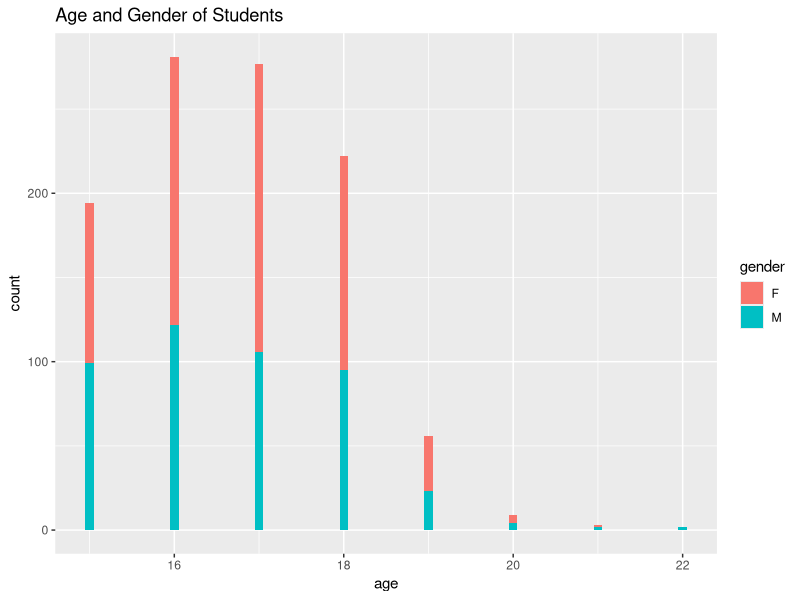
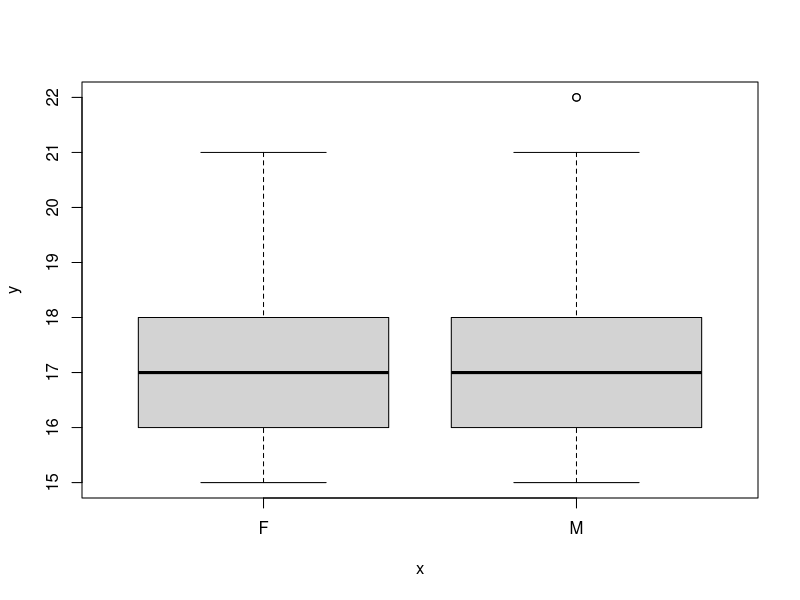
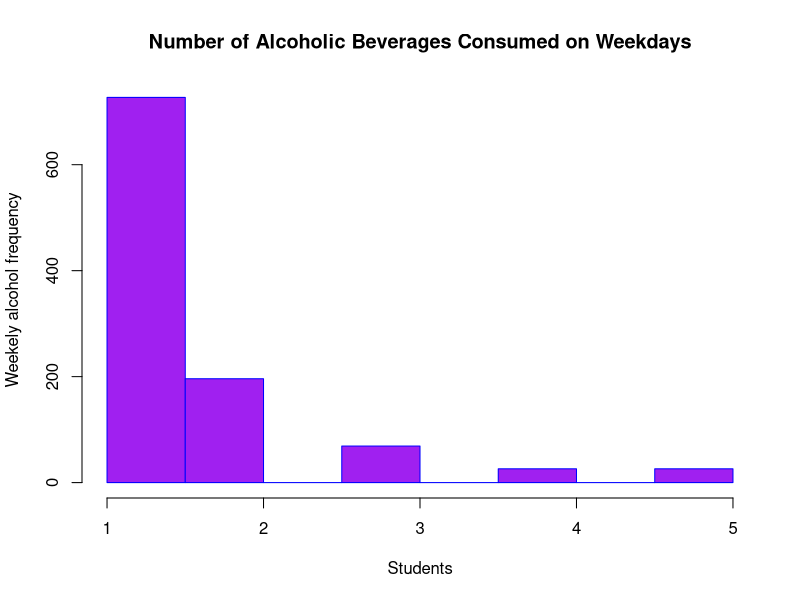
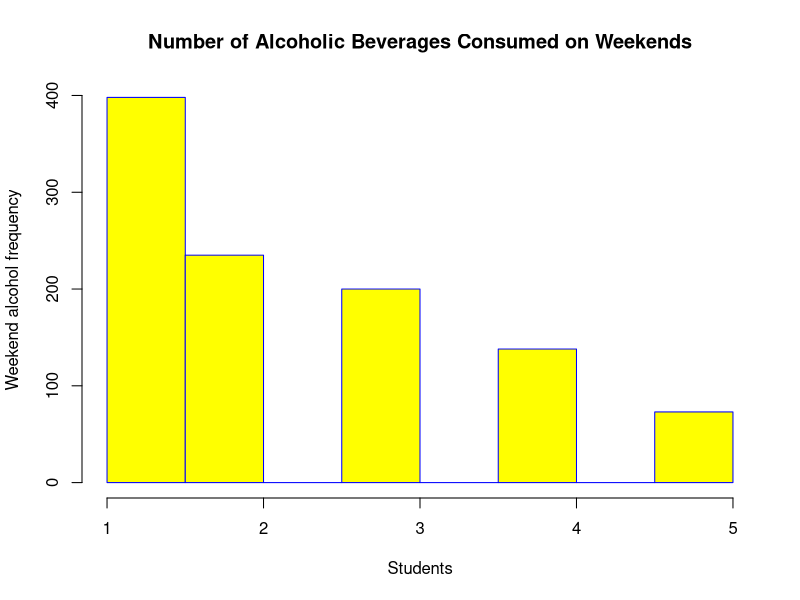
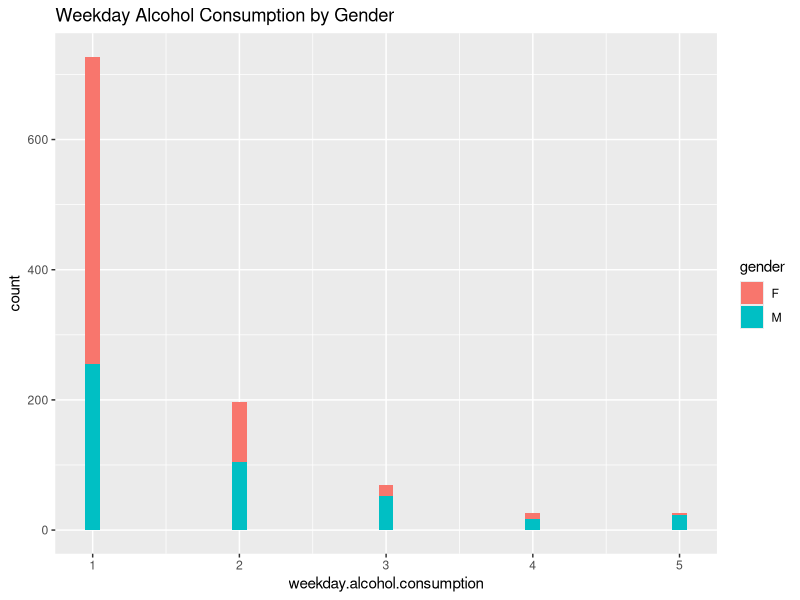
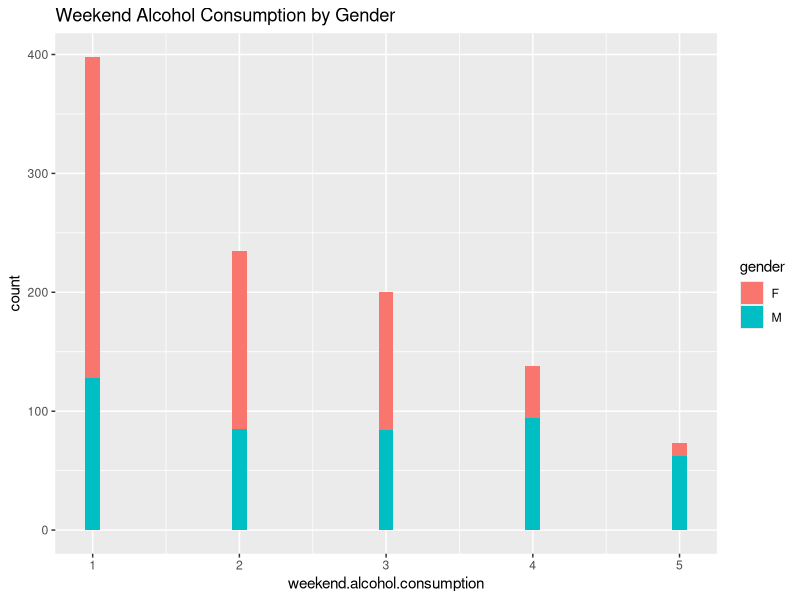
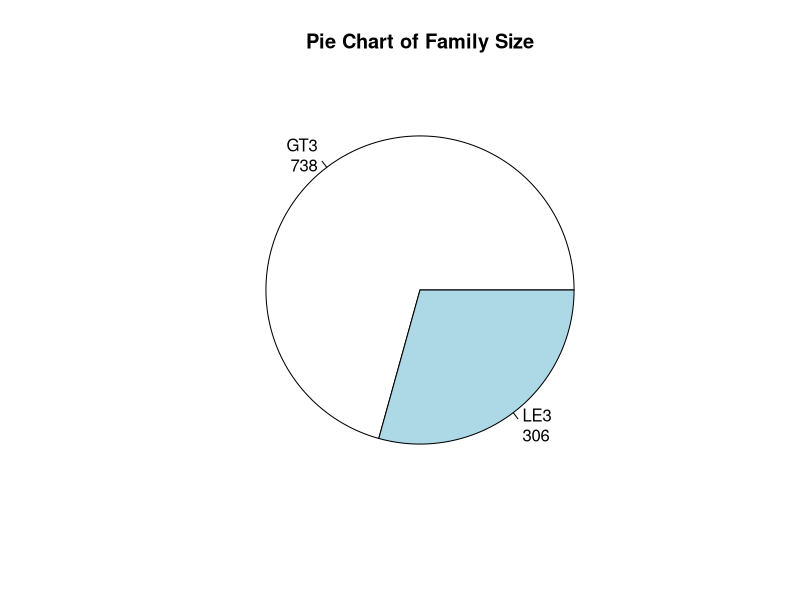
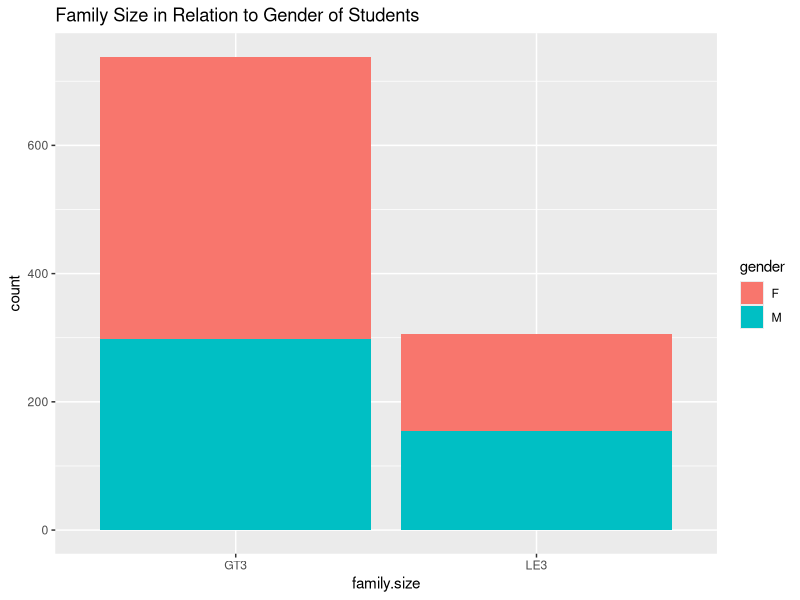

Source code (R) for these figures, in order:
## ---- chunk 1
knitr::opts_chunk$set(echo = TRUE)
## ---- chunk 2
# Please install packages if not in library  
library(ggplot2)
library(plyr)
library(grid)
library(gridExtra)
library(dplyr)
library(skimr)
library(tidyr)
## ---- chunk 3
# Read student-mat.csv, student-por.csv store it in dataframe and merge them into single dataframe
mat_students = read.csv("student-mat.csv")
por_students = read.csv("student-por.csv")

# Merge math and Portuguese class together into one data-frame
mat_por_students = rbind(mat_students, por_students)
## ---- chunk 4
# Check and omit missing data and omit them
if (sum(is.na(mat_por_students)) != 0) {
  mat_por_students <- na.omit(mat_por_students)
}
sum(is.na(mat_por_students))
## ---- chunk 5
dim(mat_por_students) # dim gives dimensions of object 
## ---- chunk 6
summary(mat_por_students)
## ---- chunk 7
skim(mat_por_students) # Skim is an alternative to summary, which provides a broad view of the dataframe.
## ---- chunk 8
str(mat_por_students)
## ---- chunk 9
mean(mat_por_students$weekday.alcohol.consumption)
## ---- chunk 10
mean(mat_por_students$weekend.alcohol.consumption)
## ---- chunk 11
summary(mat_por_students$weekday.alcohol.consumption)
## ---- chunk 12
summary(mat_por_students$weekend.alcohol.consumption)
## ---- chunk 13
head(mat_por_students)
## ---- chunk 14
tail(mat_por_students)
## ---- chunk 15
table(mat_por_students$gender)
## ---- chunk 16
ggplot(aes(x =age, fill=gender) , data = mat_por_students) + geom_histogram(binwidth=.1)+ ggtitle("Age and Gender of Students")
## ---- chunk 17
gender <- as.factor(mat_por_students$gender)
## ---- chunk 18
plot(gender,mat_por_students$age)
## ---- chunk 19
table(mat_por_students$weekday.alcohol.consumption)
## ---- chunk 20
prop.table(table(mat_por_students$weekday.alcohol.consumption))
## ---- chunk 21
hist(mat_por_students$weekday.alcohol.consumption, main="Number of Alcoholic Beverages Consumed on Weekdays",xlab="Students", border="blue", col="purple",ylab="Weekely alcohol frequency")
## ---- chunk 22
table(mat_por_students$weekend.alcohol.consumption)
## ---- chunk 23
prop.table(table(mat_por_students$weekend.alcohol.consumption))
## ---- chunk 24
hist(mat_por_students$weekend.alcohol.consumption, main="Number of Alcoholic Beverages Consumed on Weekends",xlab="Students", border="blue", col="yellow",ylab="Weekend alcohol frequency")
## ---- chunk 25
table(mat_por_students$weekday.alcohol.consumption,mat_por_students$gender)
## ---- chunk 26
table(mat_por_students$weekend.alcohol.consumption,mat_por_students$gender)
## ---- chunk 27
ggplot(aes(x =weekday.alcohol.consumption, fill=gender) , data = mat_por_students) + geom_histogram(binwidth=.1)+ ggtitle("Weekday Alcohol Consumption by Gender")
## ---- chunk 28
ggplot(aes(x =weekend.alcohol.consumption, fill=gender) , data = mat_por_students) + geom_histogram(binwidth=.1)+ ggtitle("Weekend Alcohol Consumption by Gender")
## ---- chunk 29
table(mat_por_students$age,mat_por_students$family.size)
## ---- chunk 30
familytable <- table(mat_por_students$family.size)
lbls <- paste(names(familytable), "\n", familytable, sep="")
pie(familytable, labels = lbls, 
   main="Pie Chart of Family Size")
## ---- chunk 31
ggplot(aes(x = family.size), data = mat_por_students) + geom_bar(aes(fill=gender))+ ggtitle("Family Size in Relation to Gender of Students")
## ---- chunk 32
ggplot(aes(x = quality.of.family.relationships) , data = mat_por_students) + geom_bar(aes(fill=gender)) + facet_wrap(~ parents.cohabitation.status)+ ggtitle("Parents Cohabitation Status and Gender")
## ---- chunk 33
ggplot(aes(x=studytime,fill=parents.cohabitation.status),data= mat_por_students) +geom_bar() +xlab('Weekly Study Time')+ scale_fill_manual(values=c( "#E69F00", "#56B4E9"))+ggtitle("Weekly Study Time and Parents Cohabitation Status")
## ---- chunk 34
table(mat_por_students$gender,mat_por_students$studytime)
## ---- chunk 35
table(mat_por_students$extra.curricular.activities,mat_por_students$gender)
## ---- chunk 36
ggplot(aes(x = final.grade), data = mat_por_students) + geom_bar(aes(fill=extra.curricular.activities))+ggtitle("Final Grade and Participation in Extra Curricular Activities")
## ---- chunk 37
table(mat_por_students$higher.education,mat_por_students$gender)
## ---- chunk 38
ggplot(aes(x = studytime), data =mat_por_students) +
  geom_histogram(aes(fill=gender), binwidth=0.1) + 
  facet_wrap(higher.education ~ address)+ ggtitle("Study Time and Higher Education by Urban/Rural Area")
## ---- chunk 39
ggplot(data=mat_por_students,aes(x=higher.education, y=final.grade))+ geom_boxplot() + facet_grid(~gender) + ggtitle("Higher education vs final grade of students")
## ---- chunk 40
mean(mat_por_students$past.class.failures)
## ---- chunk 41
# Total alcohol consumption  = combine weekday and weekend alcohol consumption of the students.
mat_por_students$total_alcohol_consumption = rowSums(cbind(mat_por_students$weekday.alcohol.consumption,mat_por_students$weekend.alcohol.consumption))
mean(mat_por_students$total_alcohol_consumption)
## ---- chunk 42
cov(mat_por_students$total_alcohol_consumption,mat_por_students$past.class.failures)
## ---- chunk 43
# Converting factor variable to categorical variable.
failures = factor(mat_por_students$past.class.failures,labels=c('Never Failed','Failed once',' failed twice','Failed Thrice')) 
boxplot(total_alcohol_consumption ~ failures,summary,data=mat_por_students)
## ---- chunk 44
cor(mat_por_students$final.grade, mat_por_students$weekday.alcohol.consumption)
## ---- chunk 45
cor(mat_por_students$final.grade, mat_por_students$weekend.alcohol.consumption)
## ---- chunk 46
mat_por_students%>%
  group_by(gender)%>%
  ggplot(aes(x=factor(health.status), y=school.absences, color=gender))+
  geom_smooth(aes(group=gender), method="lm", se=FALSE)
## ---- chunk 47
mean(mat_por_students$total_alcohol_consumption)
## ---- chunk 48
weekday_alcohol_consumption_vs_famrel = ggplot(mat_por_students, aes(x=weekday.alcohol.consumption)) +
  geom_density(aes(color=as.factor(quality.of.family.relationships))) +
  ggtitle("Distribution of Students' Weekly Alchohol Consumption Level by Quality Family Relationship")

weekend_alcohol_consumption_vs_famrel = ggplot(mat_por_students, aes(x=weekend.alcohol.consumption)) +
  geom_density(aes(color=as.factor(quality.of.family.relationships))) +
  ggtitle("Distribution of Students' Weekend Alchohol Consumption Level by Quality Family Relationship")

grid.arrange(weekday_alcohol_consumption_vs_famrel, weekend_alcohol_consumption_vs_famrel)

## ---- chunk 49
 weekday_alcohol_consumption_vs_address<-mat_por_students %>% 
  group_by(address)%>%
  ggplot(aes(x=factor(weekday.alcohol.consumption), y= final.grade,color=factor(weekday.alcohol.consumption)))+
           geom_jitter(alpha=0.6)+
    scale_x_discrete("Weekday Alcohol Consumption")+
    scale_y_continuous("Grade")+
    facet_grid(~address)+ ggtitle("Consumption of Alcohol based on Geographical Location")
 weekend_alcohol_consumption_vs_address<-mat_por_students %>% 
   group_by(address)%>%
   ggplot(aes(x=factor(weekend.alcohol.consumption), y= final.grade,color=factor(weekend.alcohol.consumption)))+
           geom_jitter(alpha=0.6)+
    scale_x_discrete("Weekend Alcohol Consumption")+
    scale_y_continuous("Grade")+
    facet_grid(~address)

grid.arrange(weekday_alcohol_consumption_vs_address,weekend_alcohol_consumption_vs_address)
## ---- chunk 50
# Convert age factor to numeric
age = mat_por_students$age
ageI = as.numeric(age)

# Weekday alcohol consumption level vs Age
hist(ageI, main = "Alcohol Consumption on Weekdays", xlab = "age", ylab="weekday.alcohol.consumption",border="brown", col="red")
## ---- chunk 51
hist_weekend_alchol_consumption_vs_age = hist(ageI, main = "Alcohol Consumption on Weekends", xlab = "age", ylab="weekend.alcohol.consumption",border="brown", col="pink")
## ---- chunk 52
ggplot(mat_por_students, aes(x=total_alcohol_consumption, y=past.class.failures, color=gender))+
  geom_jitter(alpha=0.9)+ theme_bw()+ xlab("Total alcohol consumption")+
  ylab("Past Failure rate on a scale of 5")+
  ggtitle("Total alcohol consumption vs past failure rate")
## ---- chunk 53
# Parents average education level w.r.t student alcohol consumption rate
mat_por_students$parents_education = rowSums(cbind(mat_por_students$mothers.education,mat_por_students$fathers.education))
ggplot(mat_por_students, aes(y = as.numeric(total_alcohol_consumption) , x= parents_education)) + geom_col()
## ---- chunk 54
mat_por_students$weekday.alcohol.consumption.factor <- as.factor(mat_por_students$weekday.alcohol.consumption)
mat_por_students$weekend.alcohol.consumption.factor <- as.factor(mat_por_students$weekend.alcohol.consumption)
weekday_alcohol_consumption<-mat_por_students %>%
  ggplot(aes(x=weekday.alcohol.consumption.factor, y=final.grade, fill= weekday.alcohol.consumption.factor))+
  geom_boxplot()+
  coord_flip()+
      xlab("Work Day Alcohol consumption")+
      ylab("Grade")+
  facet_grid(~gender)
weekend_alcohol_consumption<-mat_por_students %>%
  ggplot(aes(x=weekend.alcohol.consumption.factor, y=final.grade, fill= weekend.alcohol.consumption.factor))+
  geom_boxplot()+
  coord_flip()+
      xlab("Week End Alcohol consumption")+
      ylab("Grade")+
  facet_grid(~gender)
grid.arrange(weekday_alcohol_consumption,weekend_alcohol_consumption)
## ---- chunk 55
ggplot(mat_por_students,aes(x=weekday.alcohol.consumption,y=final.grade)) +
  geom_point() + geom_smooth(method = 'lm')
## ---- chunk 56
ggplot(mat_por_students,aes(x=weekend.alcohol.consumption,y=final.grade)) +
  geom_point() + geom_smooth(method = 'lm')
## ---- chunk 57
boxplot1 <- ggplot(mat_por_students, aes(x=weekday.alcohol.consumption, y=first.period.grade, fill=weekday.alcohol.consumption))+
  geom_boxplot(aes(group = weekday.alcohol.consumption))+
  theme_test()+
  xlab("Weekly Alcohol consumption")+
  ylab("First period grade")+
  ggtitle("First period grade") + theme(legend.position = "none")

boxplot2 <- ggplot(mat_por_students, aes(x=weekday.alcohol.consumption, y=second.period.grade, fill=weekday.alcohol.consumption))+
  geom_boxplot(aes(group = weekday.alcohol.consumption))+
  theme_dark()+
  xlab("Weekly Alcohol consumption")+
  ylab("Second period grade")+
  ggtitle("Second period grade") + theme(legend.position = "none")

boxplot3 <- ggplot(mat_por_students, aes(x=weekday.alcohol.consumption, y=final.grade, fill=weekday.alcohol.consumption))+
  geom_boxplot(aes(group = weekday.alcohol.consumption))+
  theme_linedraw()+
  xlab("Weekly Alcohol consumption")+
  ylab("Final period grade")+
  ggtitle("Final period grade") + theme(legend.position = "none")

grid.arrange(boxplot1, boxplot2, boxplot3, ncol = 3,top=textGrob("Weekly Alcohol consumption level VS Grades ",gp=gpar(fontsize=10,font=4))
)
## ---- chunk 58
boxplot1 <- ggplot(mat_por_students, aes(x=weekend.alcohol.consumption, y=first.period.grade, fill=weekend.alcohol.consumption))+
  geom_boxplot(aes(group = weekend.alcohol.consumption))+
  theme_test()+
  xlab("Weekend Alcohol consumption")+
  ylab("First period grade")+
  ggtitle("First period grade") + theme(legend.position = "none")

boxplot2 <- ggplot(mat_por_students, aes(x=weekend.alcohol.consumption, y=second.period.grade, fill=weekend.alcohol.consumption))+
  geom_boxplot(aes(group = weekend.alcohol.consumption))+
  theme_dark()+
  xlab("Weekend Alcohol consumption")+
  ylab("Second period grade")+
  ggtitle("Second period grade") + theme(legend.position = "none")

boxplot3 <- ggplot(mat_por_students, aes(x=weekend.alcohol.consumption, y=final.grade, fill=weekend.alcohol.consumption))+
  geom_boxplot(aes(group = weekend.alcohol.consumption))+
  theme_linedraw()+
  xlab("Weekend Alcohol consumption")+
  ylab("Final period grade")+
  ggtitle("Final period grade") + theme(legend.position = "none")

grid.arrange(boxplot1, boxplot2, boxplot3, ncol = 3,top=textGrob("Weekend Alcohol consumption level VS Grades ",gp=gpar(fontsize=10,font=4))
)
## ---- chunk 59
weekly_alc_freetime = ggplot(mat_por_students,aes(x=weekday.alcohol.consumption,y=freetime)) +
  geom_point() + geom_smooth(method = 'lm') + ggtitle("Weekly alcohol consumption level v.s freetime")

weekend_alc_freetime = ggplot(mat_por_students,aes(x=weekend.alcohol.consumption,y=freetime)) +
  geom_point() + geom_smooth(method = 'lm') + ggtitle("Weekend alcohol consumption level v.s freetime")

grid.arrange(weekly_alc_freetime, weekend_alc_freetime , ncol = 2,top=textGrob("Alcohol consumption level VS freetime ",gp=gpar(fontsize=10,font=4))
)

## ---- chunk 60
weekly_alc_going_out = ggplot(mat_por_students,aes(x=weekday.alcohol.consumption,y=going.out.with.friends)) +
  geom_point() + geom_smooth(method = 'lm') + ggtitle("Weekly alcohol consumption level v.s going out with friends")

weekend_alc_going_out = ggplot(mat_por_students,aes(x=weekend.alcohol.consumption,y=going.out.with.friends)) +
  geom_point() + geom_smooth(method = 'lm') + ggtitle("Weekend alcohol consumption level v.s going out with friends")

grid.arrange(weekly_alc_going_out, weekend_alc_going_out , ncol = 2,top=textGrob("Alcohol consumption level VS going out with friends ",gp=gpar(fontsize=10,font=4))
)

## ---- chunk 61
weekday_alc_study_time = ggplot(mat_por_students,aes(x=weekday.alcohol.consumption,y=studytime)) +
  geom_point() + geom_smooth(method = 'lm') + ggtitle("Weekend alcohol consumption level v.s going out with friends")

weekend_alc_study_time = ggplot(mat_por_students,aes(x=weekend.alcohol.consumption,y=studytime)) +
  geom_point() + geom_smooth(method = 'lm') + ggtitle("Weekend alcohol consumption level v.s going out with friends")

grid.arrange(weekday_alc_study_time, weekend_alc_study_time , ncol = 2,top=textGrob("Alcohol consumption level VS studytime ",gp=gpar(fontsize=10,font=4))
)

## ---- chunk 62
weekly_alcohol_consumption_survey = lm(weekday.alcohol.consumption~., data= mat_por_students)
coef(weekly_alcohol_consumption_survey)
## ---- chunk 63
summary(weekly_alcohol_consumption_survey)
## ---- chunk 64
weekend_alcohol_consumption_survey = lm(weekend.alcohol.consumption~., data= mat_por_students)
coef(weekend_alcohol_consumption_survey)

## ---- chunk 65
summary(weekend_alcohol_consumption_survey)
## ---- chunk 66
ggplot(mat_por_students,aes(x=gender,y=past.class.failures,fill=gender))+
  geom_bar(stat="identity")+ggtitle("Number of males versus females who failed in the final examination")
## ---- chunk 67
table(mat_por_students$past.class.failures,mat_por_students$gender)
## ---- chunk 68
table(mat_por_students$age,mat_por_students$past.class.failures)
## ---- chunk 69

ggplot(aes(x = failures), data = mat_por_students )  + geom_bar(aes(fill = gender)) + ggtitle("Past failures of students")
## ---- chunk 70
plot(x=failures, y=mat_por_students$final.grade, xlab = "Failures", ylab = "Rank", col = "green")
## ---- chunk 71
cor(mat_por_students$final.grade, mat_por_students$past.class.failures)
## ---- chunk 72
ggplot(data = mat_por_students,aes(x = extra.school.support,y=final.grade,fill=extra.school.support))+
  geom_boxplot(show.legend = F) + labs(x="Extra Educational Support",y="Final Score")+ ggtitle("Extra Educational Support and Final Grade")
## ---- chunk 73
ggplot(data= mat_por_students, aes(x=address, y=final.grade,fill=address))+
  geom_boxplot() + geom_boxplot(show.legend = F) + labs(x="Address U: Urban, R: Rural",y="Final Score") + scale_fill_manual(values=c("#999999", "#E69F00", "#56B4E9"))+ ggtitle("Rural/Urban Living Area in relation to Final Grades")
## ---- chunk 74
mat_por_students%>% 
  group_by(internet.access)%>%
  ggplot(aes(x=final.grade, fill=internet.access))+
  geom_density(alpha=0.5)+ ggtitle("Internet Access and Final Grade")
## ---- chunk 75
mat_por_students%>% group_by(weekday.alcohol.consumption)%>% aggregate(final.grade~weekday.alcohol.consumption, data=., mean)%>%
  arrange(desc(final.grade))
## ---- chunk 76
mat_por_students%>%
   group_by(weekend.alcohol.consumption)%>%
   aggregate(final.grade~weekend.alcohol.consumption, data=., mean)%>%
   arrange(desc(final.grade))
## ---- chunk 77
ggplot(data = mat_por_students,aes(x=final.grade))+ geom_bar(aes(fill=romantic.relationship),alpha=.9)+ labs(y="Proportion",x="Final Grade")
## ---- chunk 78
mat_por_students$going.out.with.friends.factor <- as.factor(mat_por_students$going.out.with.friends)
mat_por_students%>%
   group_by(going.out.with.friends.factor)%>%
   summarise(AverageScore= mean(final.grade))%>%
  arrange(desc(going.out.with.friends.factor
))
## ---- chunk 79
ggplot(data = mat_por_students,aes(x=final.grade))+
  geom_density(aes(fill=higher.education))+ labs(y="Frequency",x="Final Score")+ scale_color_grey() + theme_classic()+ ggtitle("Student Performance and the want for Higher Education")
## ---- chunk 80
plot(x=mat_por_students$studytime, y=mat_por_students$final.grade, xlab = "Study time", ylab = "Final grade", col = "brown")
## ---- chunk 81
cor(mat_por_students$studytime,mat_por_students$final.grade)
## ---- chunk 82
ggplot(mat_por_students, aes(x="", y=mothers.job, fill=mothers.job)) +
  geom_bar(stat="identity", width=1) +
  coord_polar("y", start=0)
## ---- chunk 83
ggplot(data= mat_por_students, aes(x=mothers.job, y=final.grade,fill=mothers.job))+
 geom_boxplot(show.legend = F)
## ---- chunk 84
ggplot(mat_por_students, aes(x=traveltime, y=final.grade)) + 
  geom_point()+ geom_density_2d()+
  geom_smooth(method=lm)+ ggtitle("Travel Time to School and Final Grade")
## ---- chunk 85
mat_por_students%>% group_by(extra.paid.classes)%>% aggregate(final.grade~extra.paid.classes, data=., mean)%>%
  arrange(desc(final.grade))
## ---- chunk 86
set.seed (199)
trainindex=sample(nrow(mat_por_students),nrow(mat_por_students)*.8)
train_data <- mat_por_students[trainindex, ]
test_data <- mat_por_students[-trainindex, ]
str(train_data)
str(test_data)
## ---- chunk 87
student_grade_model_1 = lm(final.grade ~ first.period.grade + second.period.grade, data = train_data)
summary(student_grade_model_1)
## ---- chunk 88
studytime_walc_model = lm(final.grade ~ studytime + total_alcohol_consumption , data = train_data)
summary(studytime_walc_model)
## ---- chunk 89
grade_model <- lm(final.grade ~ past.class.failures+studytime+higher.education+extra.school.support+internet.access+going.out.with.friends+romantic.relationship,data = train_data)
summary(grade_model)
## ---- chunk 90
model =lm(final.grade~., data= train_data)
summary(model)

## ---- chunk 91
test_data$final.grade.predicted <- predict(object = model,newdata = test_data)
test_data$final.grade
test_data$final.grade.predicted
## ---- chunk 92
# RMSE = Computes to the average difference between actual and predicted value.
rmse = sqrt(mean((test_data$final.grade - test_data$final.grade.predicted)^2) )
rmse
## ---- chunk 93
# Standard error rate of model = rmse/mean(actual dependent value) * 100
std_error_rate_lm = rmse/mean(test_data$final.grade)*100
std_error_rate_lm
## ---- chunk 94

math_grades <- mat_students %>%
  gather(`first.period.grade`, `second.period.grade`, `final.grade`, key="semester", value="grade") %>%
  ggplot() +
  geom_bar(aes(x=grade, fill=semester), position="dodge") + 
  ggtitle("Distribution of three grades in Math")

por_grades <- por_students %>%
  gather(`first.period.grade`, `second.period.grade`, `final.grade`, key="semester", value="grade") %>%
  ggplot() +
  geom_bar(aes(x=grade, fill=semester), position="dodge") + 
  ggtitle("Distribution of three grades in Portuguese")

grid.arrange(math_grades,por_grades)

## ---- chunk 95
mean(mat_students$final.grade)
## ---- chunk 96
mean(por_students$final.grade)
## ---- chunk 97
math_school_grades <- ggplot(mat_students) +
  geom_bar(aes(x=school, fill=as.factor(final.grade)), position="dodge") +
  ggtitle("Maths grades by school") +
  theme(legend.position = "none")

port_school_grades <- ggplot(por_students) +
  geom_bar(aes(x=school, fill=as.factor(final.grade)), position="dodge") +
  ggtitle("Portuguese grades by school") + 
  theme(legend.position = "none")

grid.arrange(math_school_grades, port_school_grades)

## ---- chunk 98
math_school_grades <- ggplot(mat_students, aes(x=final.grade)) +geom_density(aes(color=school),linetype = "dashed", size = 0.7) +
  ggtitle("Maths students' grades by school")+
  scale_color_manual(values = c("#868686FF", "#EFC000FF"))+
  scale_fill_manual(values = c("#868686FF", "#EFC000FF"))


port_school_grades <- ggplot(por_students, aes(x=final.grade)) +
  geom_density(aes(color=school),linetype = "dashed", size = 0.7) +
  ggtitle("Portuguese students grades by school")+
  scale_color_manual(values = c("#868686FF", "#EFC000FF"))+
  scale_fill_manual(values = c("#868686FF", "#EFC000FF"))

grid.arrange(math_school_grades, port_school_grades)
## ---- chunk 99
mat_alcohol_level = ggplot(mat_students, aes(x=weekday.alcohol.consumption)) +
  geom_density(aes(color=school),linetype = "dashed", size = 0.7) +
  ggtitle("Maths students grades by school")+
  scale_color_manual(values = c("#868686FF", "#EFC000FF"))+
  scale_fill_manual(values = c("#868686FF", "#EFC000FF"))

port_alcohol_level = ggplot(por_students, aes(x=weekday.alcohol.consumption)) +
  geom_density(aes(color=school),linetype = "dashed", size = 0.7) +
  ggtitle("Portuguese students grades by school")+
  scale_color_manual(values = c("#868686FF", "#EFC000FF"))+
  scale_fill_manual(values = c("#868686FF", "#EFC000FF"))

grid.arrange(mat_alcohol_level,port_alcohol_level)

## ---- chunk 100
# Calculate total alcohol consumption for Math and Portuguese class
mat_students$total.alcohol.consumption = rowSums(cbind(mat_students$weekday.alcohol.consumption, mat_students$weekend.alcohol.consumption))

por_students$total.alcohol.consumption = rowSums(cbind(por_students$weekday.alcohol.consumption, por_students$weekend.alcohol.consumption))
## ---- chunk 101
hist(mat_students$weekday.alcohol.consumption, main="Alcoholic Beverages Consumed on Weekdays by Math class",xlab="Students", border="blue", col="purple",ylab="Weekely alcohol frequency")
## ---- chunk 102
hist(mat_students$weekend.alcohol.consumption, main="Alcoholic Beverages Consumed on Weekends by Math class",xlab="Students", border="blue", col="purple",ylab="Weekely alcohol frequency")
## ---- chunk 103
hist(por_students$weekday.alcohol.consumption, main="Alcoholic Beverages Consumed on Weekdays by Portuguese class",xlab="Students", border="blue", col="green",ylab="Weekely alcohol frequency")
## ---- chunk 104
hist(por_students$weekend.alcohol.consumption, main="Alcoholic Beverages Consumed on Weekends by Portugueseclass",xlab="Students", border="blue", col="green",ylab="Weekely alcohol frequency")
## ---- chunk 105
mean(mat_students$weekday.alcohol.consumption)
## ---- chunk 106
mean(mat_students$weekend.alcohol.consumption)
## ---- chunk 107
mean(por_students$weekday.alcohol.consumption)
## ---- chunk 108
mean(por_students$weekend.alcohol.consumption)
## ---- chunk 109
math_class_family <- ggplot(mat_students, aes(x=final.grade)) +
  geom_density(aes(color=as.factor(quality.of.family.relationships))) +
  ggtitle("Maths students grades by family relationships")

port_class_family <- ggplot(por_students, aes(x=final.grade)) +
  geom_density(aes(color=as.factor(quality.of.family.relationships))) +
  ggtitle("Portuguese students grades by family relationships")

grid.arrange(math_class_family, port_class_family)
